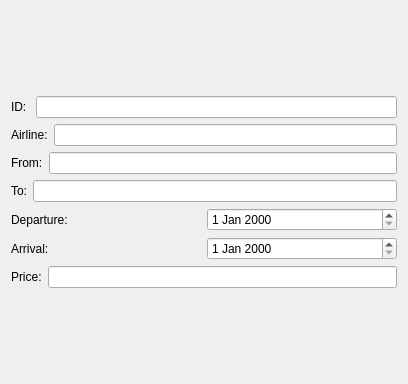
<?xml version="1.0" encoding="UTF-8"?>
<ui version="4.0">
 <class>flugbuchung</class>
 <widget class="QDialog" name="flugbuchung">
  <property name="geometry">
   <rect>
    <x>0</x>
    <y>0</y>
    <width>408</width>
    <height>384</height>
   </rect>
  </property>
  <property name="windowTitle">
   <string>Dialog</string>
  </property>
  <layout class="QGridLayout" name="gridLayout_2">
   <item row="0" column="0">
    <layout class="QVBoxLayout" name="verticalLayout">
     <item>
      <layout class="QGridLayout" name="gridLayout">
       <item row="0" column="0">
        <layout class="QHBoxLayout" name="horizontalLayout">
         <item>
          <widget class="QLabel" name="label_5">
           <property name="text">
            <string>ID: </string>
           </property>
          </widget>
         </item>
         <item>
          <widget class="QLineEdit" name="IDlineEdit"/>
         </item>
        </layout>
       </item>
       <item row="1" column="0">
        <layout class="QHBoxLayout" name="horizontalLayout_2">
         <item>
          <widget class="QLabel" name="label">
           <property name="text">
            <string>Airline:</string>
           </property>
          </widget>
         </item>
         <item>
          <widget class="QLineEdit" name="airlineLineEdit"/>
         </item>
        </layout>
       </item>
       <item row="2" column="0">
        <layout class="QHBoxLayout" name="horizontalLayout_3">
         <item>
          <widget class="QLabel" name="label_2">
           <property name="text">
            <string>From:</string>
           </property>
          </widget>
         </item>
         <item>
          <widget class="QLineEdit" name="fromDestLineEdit"/>
         </item>
        </layout>
       </item>
       <item row="3" column="0">
        <layout class="QHBoxLayout" name="horizontalLayout_4">
         <item>
          <widget class="QLabel" name="label_3">
           <property name="text">
            <string>To:</string>
           </property>
          </widget>
         </item>
         <item>
          <widget class="QLineEdit" name="toDestLineEdit"/>
         </item>
        </layout>
       </item>
       <item row="4" column="0">
        <layout class="QHBoxLayout" name="horizontalLayout_5">
         <item>
          <widget class="QLabel" name="label_6">
           <property name="text">
            <string>Departure:</string>
           </property>
          </widget>
         </item>
         <item>
          <widget class="QDateEdit" name="fromDateEdit"/>
         </item>
        </layout>
       </item>
       <item row="5" column="0">
        <layout class="QHBoxLayout" name="horizontalLayout_6">
         <item>
          <widget class="QLabel" name="label_4">
           <property name="text">
            <string>Arrival:</string>
           </property>
          </widget>
         </item>
         <item>
          <widget class="QDateEdit" name="toDateEdit"/>
         </item>
        </layout>
       </item>
      </layout>
     </item>
     <item>
      <layout class="QHBoxLayout" name="horizontalLayout_7">
       <item>
        <widget class="QLabel" name="label_7">
         <property name="text">
          <string>Price:</string>
         </property>
        </widget>
       </item>
       <item>
        <widget class="QLineEdit" name="priceLineEdit"/>
       </item>
      </layout>
     </item>
    </layout>
   </item>
  </layout>
 </widget>
 <resources/>
 <connections/>
</ui>
